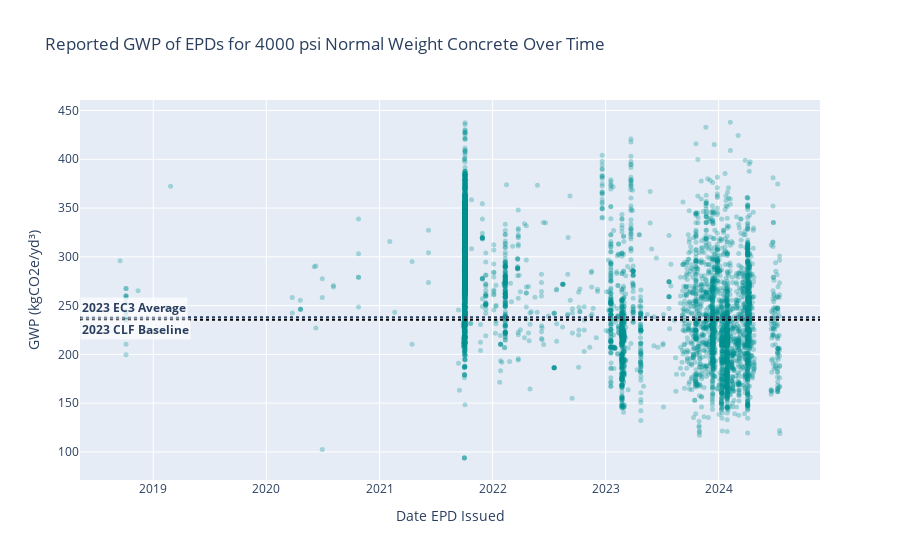

Notebook code for this chart:
### Markdown cell above
### Plot #1

### Code cell
fig = go.Figure()

# Add scatter trace with medium sized markers
fig.add_trace(
    go.Scatter(
        mode='markers',
        x=df_4ksi['date_of_issue'],
        y=df_4ksi['gwp_val'],
        marker=dict(
            color='rgba(0,147,146,0.3)',
            size=5
        )
    ))

# Add lines and annotations to show average and baseline values
fig.add_shape(type='line', y0=CLF_BASELINE_4000N, y1=CLF_BASELINE_4000N, xref='paper', x0=0, x1=1, #4000 psi concrete
              line=dict(dash='dot'),
              line_color="black",
              line_width=2)
fig.add_shape(type='line', y0=ec3_avg_23, y1=ec3_avg_23, xref='paper', x0=0, x1=1,
              line=dict(dash='dot'),
              line_color="dark grey",
              line_width=2)

fig.add_annotation(xref='paper', x=0.0, y=CLF_BASELINE_4000N, text="<b>2023 CLF Baseline<b>", bgcolor='rgba(255, 255, 255, 0.7)', showarrow=False, yshift=-10) #4000 psi concrete
fig.add_annotation(xref='paper', x=0.0, y=ec3_avg_23, text="<b>2023 EC3 Average<b>", bgcolor='rgba(255, 255, 255, 0.7)', showarrow=False, yshift=10)

# Update axes, title, etc.
fig.update_layout(
    title="Reported GWP of EPDs for 4000 psi Normal Weight Concrete Over Time",
    xaxis_title="Date EPD Issued",
    yaxis_title="GWP (kgCO2e/yd³)"
)

fig.show()

### Figure 1 — Plotly figure (JSON) as saved in the notebook; plotly's stock layout.template omitted (floating-point values rounded to 4 significant figures; data arrays with more than 128 entries replaced by an {"elided": "..."} marker saying what was removed)
{"data": [{"marker": {"color": "rgba(0,147,146,0.3)", "size": 5}, "mode": "markers", "type": "scatter", "x": {"elided": "5989 str values"}, "y": {"elided": "5989 float values"}}], "layout": {"annotations": [{"bgcolor": "rgba(255, 255, 255, 0.7)", "showarrow": false, "text": "<b>2023 CLF Baseline<b>", "x": 0, "xref": "paper", "y": 235.6, "yshift": -10}, {"bgcolor": "rgba(255, 255, 255, 0.7)", "showarrow": false, "text": "<b>2023 EC3 Average<b>", "x": 0, "xref": "paper", "y": 238, "yshift": 10}], "shapes": [{"line": {"color": "black", "dash": "dot", "width": 2}, "type": "line", "x0": 0, "x1": 1, "xref": "paper", "y0": 235.6, "y1": 235.6}, {"line": {"color": "dark grey", "dash": "dot", "width": 2}, "type": "line", "x0": 0, "x1": 1, "xref": "paper", "y0": 238, "y1": 238}], "title": {"text": "Reported GWP of EPDs for 4000 psi Normal Weight Concrete Over Time"}, "xaxis": {"title": {"text": "Date EPD Issued"}}, "yaxis": {"title": {"text": "GWP (kgCO2e/yd³)"}}}}
